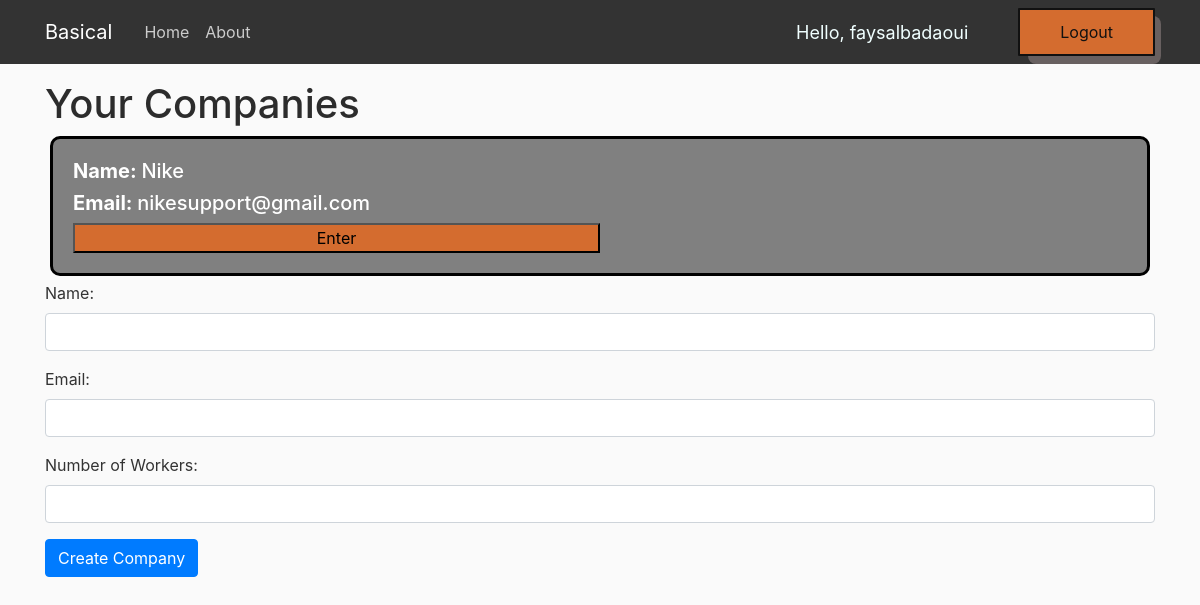
The app's page / (signed in), older data.
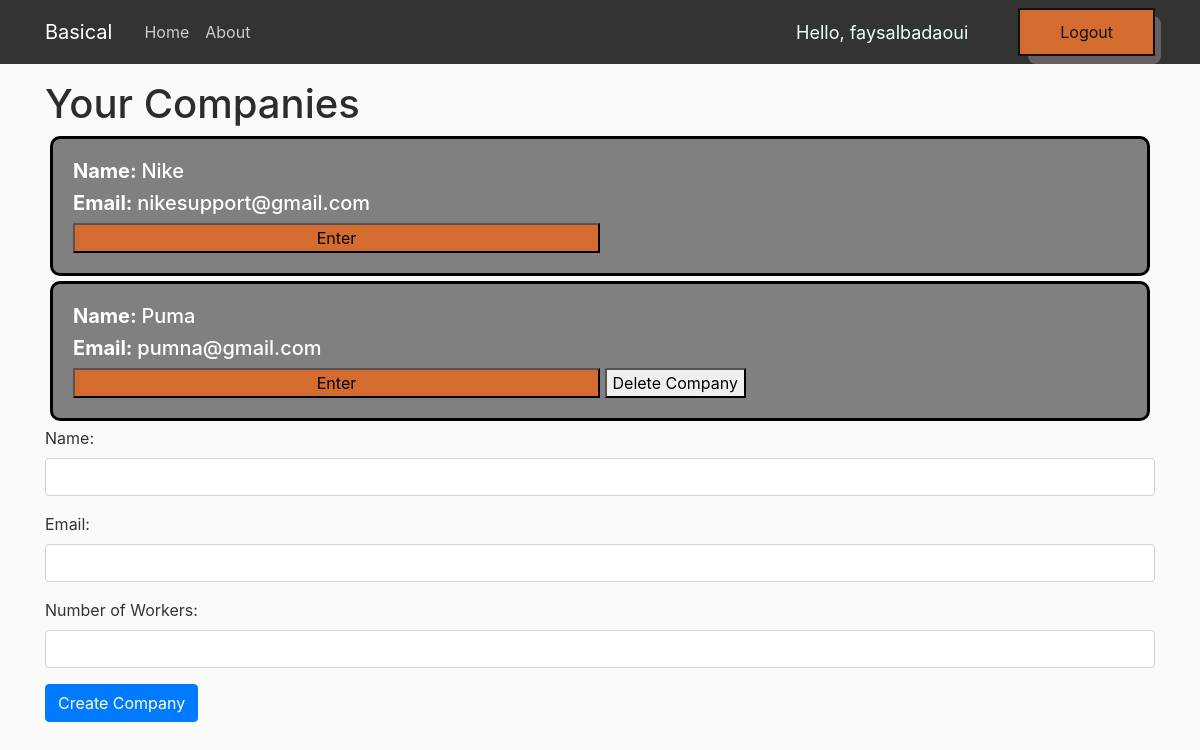
The same page, newer data.
### web/models.py (models this page shows, shortened)
class Company(models.Model):
    name = models.CharField(max_length=256)
    email_com = models.EmailField(max_length=255, unique=True, default='defaultEmail')
    num_workers = models.IntegerField(default=0)
    departments = models.ManyToManyField(Department)
    admin = models.ForeignKey(User, on_delete=models.CASCADE, related_name="created_companies", default=User.objects.first().pk)
    workers = models.ManyToManyField(User, related_name="companies")

### web/views.py (the view)
# urls.py: path('',views.home, name='web-home'),
@login_required(login_url='registration/login')
def home(request):
    companies = Company.objects.filter(workers=request.user)
    return render(request, 'web/home.html',  {'companies': companies}) #

### web/templates/web/home.html (shortened to what this page needs)
{% load static %}
<!DOCTYPE html>
<html>
    <head>
        <link rel="stylesheet" href="https://cdn.jsdelivr.net/npm/bootstrap@4.0.0/dist/css/bootstrap.min.css">
        <link rel="stylesheet" type="text/css" href="{% static 'web/home_css.css' %}">
    </head>
    <body>
        <header class="site-header">
            <nav class="navbar navbar-expand-md navbar-dark bg-steel fixed-top">
                <div class="container">
                    <a class="navbar-brand mr-4" href="/">Basical</a>
                    <div class="collapse navbar-collapse" id="navbarToggle">
                        <div class="navbar-nav mr-auto">
                            <a class="nav-item nav-link" href="/">Home</a>
                            <a class="nav-item nav-link" href="/about">About</a>
                        </div>
                        <div class="navbar-nav">
                            <span class="hello-msg">Hello, {{request.user}}</span>
                            <a href="/logout">
                                <button class="button-56" role="button">Logout</button>
                            </a>
                        </div>
                    </div>
                </div>
            </nav>
        </header>
        <div class="container">
            <h1>Your Companies</h1>
            <table>
                <tbody>
                    {% for company in companies %}
                        <tr>
                            <div style="width: 200;
                            height: 200;
                            background-color:grey;
                            border-radius: 10px;
                            border-color: black;
                            border-style: solid;
                            border-width: 3px;
                            margin: 5px;
                            padding: 20px;">
                                <h5 style="color: white;"><b>Name: </b>{{ company.name }}</h5>
                                <h5 style="color: white;"><b>Email: </b> {{ company.email_com }}</h5>
                                <a href="{% url 'company_detail' company.id %}">
                                    <button class="button-56-enter" role="button">Enter</button>
                                </a>
                                {% if request.user == company.admin %}
                                    <button class="delete-company" data-company-id="{{ company.id }}">Delete Company</button>
                                {% endif %}
                            </div>
                        </tr>
                    {% empty %}
                        <tr>
                            <td colspan="3">No companies found.</td>
                        </tr>
                    {% endfor %}
                </tbody>
            </table>
            <form method="POST" action="{% url 'create_company' %}">
                <div class="form-group">
                    <label for="name">Name:</label>
                    <input type="text" class="form-control" id="name" name="name" required>
                </div>
                <div class="form-group">
                    <label for="email_com">Email:</label>
                    <input type="email" class="form-control" name="email_com" required>
                </div>
                <div class="form-group">
                    <label for="num_workers">Number of Workers:</label>
                    <input type="number" class="form-control" id="num_workers" name="num_workers" min="0" required>
                </div>
                <button type="submit" class="btn btn-primary">Create Company</button>
            </form>
        </div>
    </body>
</html>

Row changes from the older to the newer data that the page shows:
added Company: name "Puma", email_com "pumna@gmail.com"
